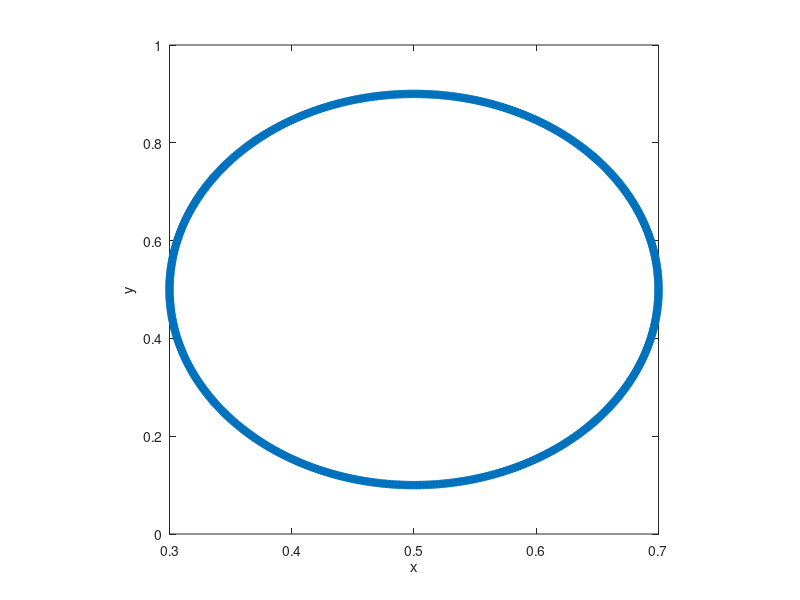

The MATLAB source for this figure:
%-------------------------------------------------------------------------------------------------------------------%
%
% IB2d is an Immersed Boundary Code (IB) for solving fully coupled non-linear 
% 	fluid-structure interaction models. This version of the code is based off of
%	Peskin's Immersed Boundary Method Paper in Acta Numerica, 2002.
%
% Author: Nicholas A. Battista
% Email:  nick.battista@unc.edu
% Date Created: May 27th, 2015
% Institution: UNC-CH
%
% This code is capable of creating Lagrangian Structures using:
% 	1. Springs
% 	2. Beams (*torsional springs)
% 	3. Target Points
%	4. Muscle-Model (combined Force-Length-Velocity model, "HIll+(Length-Tension)")
%
% One is able to update those Lagrangian Structure parameters, e.g., spring constants, resting %%	lengths, etc
% 
% There are a number of built in Examples, mostly used for teaching purposes. 
% 
% If you would like us %to add a specific muscle model, please let Nick (nick.battista@unc.edu) know.
%
%--------------------------------------------------------------------------------------------------------------------%

%%%%%%%%%%%%%%%%%%%%%%%%%%%%%%%%%%%%%%%%%%%%%%%%%%%%%%%%%%%%%%%%%%%%%%%%%%%%%%%%%%%%%%
%
% FUNCTION: creates the RUBBERBAND-EXAMPLE geometry and prints associated input files
%
%%%%%%%%%%%%%%%%%%%%%%%%%%%%%%%%%%%%%%%%%%%%%%%%%%%%%%%%%%%%%%%%%%%%%%%%%%%%%%%%%%%%%%

function Rubberband()

%
% Grid Parameters (MAKE SURE MATCHES IN input2d !!!)
%
Nx =  512;        % # of Eulerian Grid Pts. in x-Direction (MUST BE EVEN!!!)
Ny =  512;        % # of Eulerian Grid Pts. in y-Direction (MUST BE EVEN!!!)
Lx = 1.0;        % Length of Eulerian Grid in x-Direction
Ly = 1.0;        % Length of Eulerian Grid in y-Direction
dx=Lx/Nx;

x=0:dx:Lx-dx;
y=x;
% Immersed Structure Geometric / Dynamic Parameters %
N = 2*Nx;        % Number of Lagrangian Pts. (2x resolution of Eulerian grid)
a = 0.4;         % Length of semi-major axis.
b = 0.2;         % Length of semi-minor axis.
ds_Rest = 0;     % Resting length of springs

L=1.93768964;
ds=1/(2*Nx);
s=0:ds:L
N=length(s);

struct_name = 'rubberband'; % Name for .vertex, .spring, etc files.


% Call function to construct geometry
[xLag,yLag] = give_Me_Immsersed_Boundary_Geometry(N,a,b);


% Plot Geometry to test
plot(xLag,yLag,'r-'); hold on;
plot(xLag,yLag,'*'); hold on;
xlabel('x'); ylabel('y');
axis square;


% Prints .vertex file!
print_Lagrangian_Vertices(xLag,yLag,struct_name);


% Prints .spring file!
k_Spring = 6.4e6;
print_Lagrangian_Springs(xLag,yLag,k_Spring,ds_Rest,struct_name);

% Call function for initial concentration
[Concentration,X,Y]= give_Me_Initial_Concentration(Lx,Nx,dx,x,y);

% Prints .concentration file!
kDiffusion = 1e-2;
print_Concentration_Info(Nx,Nx,Concentration,kDiffusion,struct_name);

% Prints .beam file!
%k_Beam = 0.5; C = 0.0;
%print_Lagrangian_Beams(xLag,yLag,k_Beam,C,struct_name);


% Prints .target file!
%k_Target = 1e7;
%print_Lagrangian_Target_Pts(xLag,k_Target,struct_name);

%%%%%%%%%%%%%%%%%%%%%%%%%%%%%%%%%%%%%%%%%%%%%%%%%%%%%%%%%%%%%%%%%%%%%%%%
%
% FUNCTION: prints VERTEX points to a file called rubberband.vertex
%
%%%%%%%%%%%%%%%%%%%%%%%%%%%%%%%%%%%%%%%%%%%%%%%%%%%%%%%%%%%%%%%%%%%%%%%%

function print_Lagrangian_Vertices(xLag,yLag,struct_name)

    N = length(xLag);

    vertex_fid = fopen([struct_name '.vertex'], 'w');

    fprintf(vertex_fid, '%d\n', N );

    %Loops over all Lagrangian Pts.
    for s = 1:N
        X_v = xLag(s);
        Y_v = yLag(s);
        fprintf(vertex_fid, '%1.16e %1.16e\n', X_v, Y_v);
    end

    fclose(vertex_fid); 
    
    %%%%%%%%%%%%%%%%%%%%%%%%%%%%%%%%%%%%%%%%%%%%%%%%%%%%%%%%%%%%%%%%%%%%%%%%
%
% FUNCTION: prints Vertex points to a file called rubberband.vertex
%
%%%%%%%%%%%%%%%%%%%%%%%%%%%%%%%%%%%%%%%%%%%%%%%%%%%%%%%%%%%%%%%%%%%%%%%%

function print_Lagrangian_Target_Pts(xLag,k_Target,struct_name)

    N = length(xLag);

    target_fid = fopen([struct_name '.target'], 'w');

    fprintf(target_fid, '%d\n', N );

    %Loops over all Lagrangian Pts.
    for s = 1:N
        fprintf(target_fid, '%d %1.16e\n', s, k_Target);
    end

    fclose(target_fid); 
    
    
%%%%%%%%%%%%%%%%%%%%%%%%%%%%%%%%%%%%%%%%%%%%%%%%%%%%%%%%%%%%%%%%%%%%%%%%%%%%%%%%%%%%%
%
% FUNCTION: prints BEAM (Torsional Spring) points to a file called rubberband.beam
%
%%%%%%%%%%%%%%%%%%%%%%%%%%%%%%%%%%%%%%%%%%%%%%%%%%%%%%%%%%%%%%%%%%%%%%%%%%%%%%%%%%%%%

function print_Lagrangian_Beams(xLag,yLag,k_Beam,C,struct_name)

    % k_Beam: beam stiffness
    % C: beam curvature
    
    N = length(xLag); % NOTE: Total number of beams = Number of Total Lag Pts. - 2

    beam_fid = fopen([struct_name '.beam'], 'w');

    fprintf(beam_fid, '%d\n', N );

    %spring_force = kappa_spring*ds/(ds^2);

    %BEAMS BETWEEN VERTICES
    for s = 2:N-1
            if  s <= N-1         
                fprintf(beam_fid, '%d %d %d %1.16e %1.16e\n',s-1, s, s+1, k_Beam, C);  
            else
                %Case s=N
                fprintf(beam_fid, '%d %d %d %1.16e %1.16e\n',s-1, s, 1,   k_Beam, C);  
            end
    end
    fclose(beam_fid); 


%%%%%%%%%%%%%%%%%%%%%%%%%%%%%%%%%%%%%%%%%%%%%%%%%%%%%%%%%%%%%%%%%%%%%%%%
%
% FUNCTION: prints SPRING points to a file called rubberband.spring
%
%%%%%%%%%%%%%%%%%%%%%%%%%%%%%%%%%%%%%%%%%%%%%%%%%%%%%%%%%%%%%%%%%%%%%%%%

function print_Lagrangian_Springs(xLag,yLag,k_Spring,ds_Rest,struct_name)

    N = length(xLag);

    spring_fid = fopen([struct_name '.spring'], 'w');

    fprintf(spring_fid, '%d\n', N );

    %spring_force = kappa_spring*ds/(ds^2);

    %SPRINGS BETWEEN VERTICES
    for s = 1:N
            if s < N         
                fprintf(spring_fid, '%d %d %1.16e %1.16e\n', s, s+1, k_Spring, ds_Rest);  
            else
                %Case s=N
                fprintf(spring_fid, '%d %d %1.16e %1.16e\n', s, 1,   k_Spring, ds_Rest);  
            end
    end
    fclose(spring_fid); 
    
    

%%%%%%%%%%%%%%%%%%%%%%%%%%%%%%%%%%%%%%%%%%%%%%%%%%%%%%%%%%%%%%%%%%%%%%%%
%
% FUNCTION: creates the Lagrangian structure geometry
%
%%%%%%%%%%%%%%%%%%%%%%%%%%%%%%%%%%%%%%%%%%%%%%%%%%%%%%%%%%%%%%%%%%%%%%%%

function [xLag,yLag] = give_Me_Immsersed_Boundary_Geometry(N,rmin,rmax)

% The immsersed structure is an ellipse %
for i=1:N
    
    xLag(i) = 0.5 + rmax * cos( 2*pi/N*(i-1) );
    yLag(i) = 0.5 + rmin * sin( 2*pi/N*(i-1) );
    
end

function print_Concentration_Info(Nx,Ny,C,kDiffusion,struct_name)

    con_fid = fopen([struct_name '.concentration'], 'w');

    fprintf(con_fid, '%d\n', kDiffusion );

    for i=1:Ny
        for j=1:Nx
            fprintf(con_fid, '%1.16e ', C(i,j) );
        end
        fprintf(con_fid,'\n');
    end    
    




%%%%%%%%%%%%%%%%%%%%%%%%%%%%%%%%%%%%%%%%%%%%%%%%%%%%%%%%%%%%%%%%%%%
%
% FUNCTION: gives initial concentration gradient inside channel
%
%%%%%%%%%%%%%%%%%%%%%%%%%%%%%%%%%%%%%%%%%%%%%%%%%%%%%%%%%%%%%%%%%%%

function [C,X,Y] = give_Me_Initial_Concentration(Lx,Nx,dx,xLag,yLag)
%X_lag(:,1)=xLag(1:ceil(length(xLag)/2));
%X_lag(:,2)=xLag(ceil(length(xLag)/2)+1:end);

%Y_lag(:,1)=yLag(1:ceil(length(xLag)/2));
%Y_lag(:,2)=yLag(ceil(length(xLag)/2)+1:end);


x = 0:dx:Lx-dx;
y = 0:dx:Lx-dx;

[X,Y]=meshgrid(x,y);

C=zeros(Nx,Nx);
